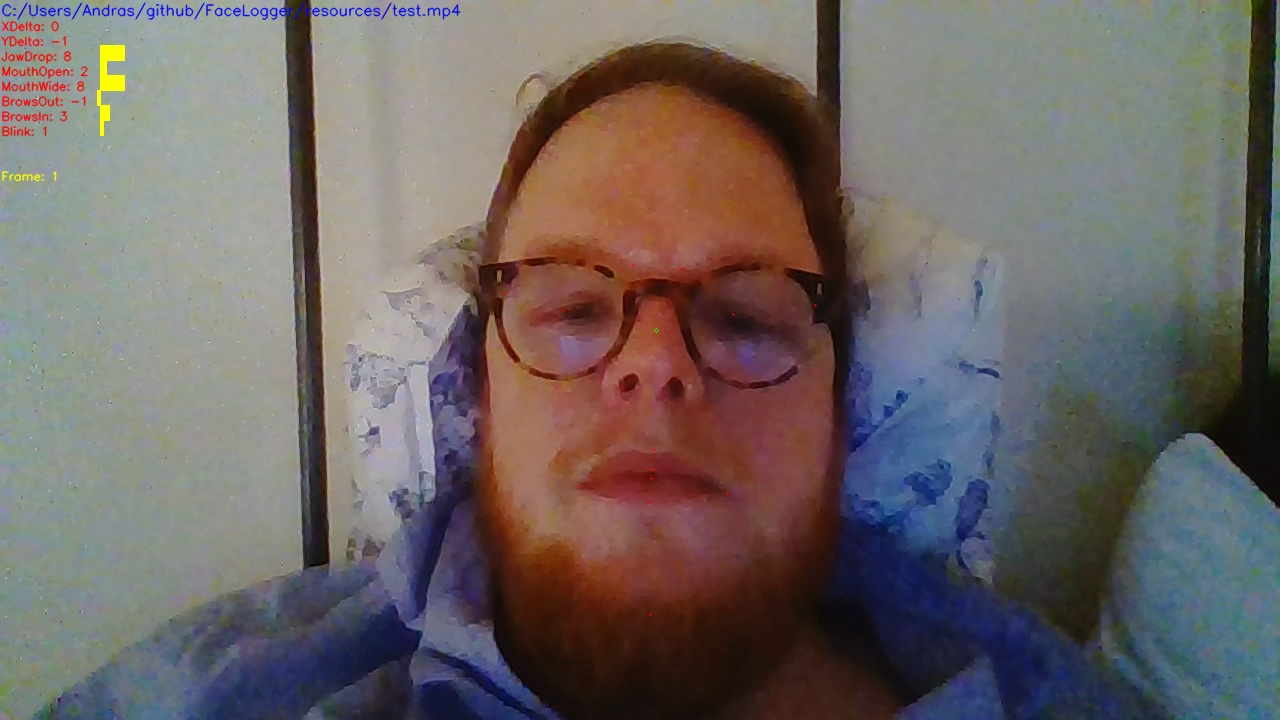
#> input picture resources/TrackedVideo_test/TrackedVideo_test_1.jpg, 1280 x 720 px, given in place of a.jpg, which was not available
$ python face_log.py
#> lines starting #> are read from the running program, lines starting #| are printed output that depends on the picture; pictures that were not available may be replaced by others from this repository, and a replacement may not be noted
### resources/older/pipetesting/mptracking_files.py
import cv2 as cv
import os
import csv
import numpy as np
import mediapipe as mp

import tkinter as tk
from tkinter import *
from tkinter import Label
from PIL import Image, ImageTk

import open_files


# [10 lines of commented-out code are left out]


global frame
global img
# [348 lines left out: function tracking_function, not called in this run]

global frame
img = cv.imread(r"C:\Users\Andras\Desktop\a.jpg")
#> img is the input picture: shape (720, 1280, 3); mean B, G, R 100.2, 101.8, 109.9
frame = img

def redrawing_function(win):

    img = frame
    width = 760
    height = int((width / img.shape[1] ) *img.shape[0])
    dim = (width, height)
    image= cv.resize(img, dim)
    blue,green,red = cv.split(image)
    image = cv.merge((red,green,blue))
    im = Image.fromarray(image)
    CATCH = ImageTk.PhotoImage(image=im)

    #labelparam.config(image=CATCH)
    win.create_image(0, 0, image=CATCH, anchor=NW)
    win.image=CATCH

### resources/older/pipetesting/face_log.py
import tkinter as tk

from tkinter import ttk
from tkinter import filedialog as fd
from tkinter.messagebox import showinfo
from tkinter import StringVar
from tkinter import Label
from tkinter import NW, Tk, Canvas, PhotoImage
from PIL import Image, ImageTk
import cv2 as cv

import open_files
import mptracking_files


# import normalization

from pathlib import *


current_dir = Path.cwd()
home_dir = Path.home()
#print(current_dir)
#print(home_dir)


import os
#from config.definitions import ROOT_DIR
#ROOT_DIR = os.path.realpath(os.path.join(os.path.dirname(__file__), '..'))
#print(os.path.join(ROOT_DIR, 'face.ico'))

# create the root window
global root
root = tk.Tk()
root.title('Face Logger MEDIAPIPE2FACS')
root.resizable(False, False)
root.geometry('800x600')
#this changes the favicon just coz
root.iconbitmap(os.path.join(current_dir, 'face.ico'))


#this only sets the background to grey
def rgb_hack(rgb):
    return "#%02x%02x%02x" % rgb

root.config(bg=rgb_hack((51, 51, 51)))

#creating labels


video_label_name= StringVar()
video_label_name.set("")
video_label = Label(root, text = video_label_name.get())
video_label.place(x=250, y=20)
video_label.config(bg=rgb_hack((51, 51, 51)), fg='#fff')

track_label_name= StringVar()
track_label_name.set("")
track_label = Label(root, text = track_label_name.get())
track_label.place(x=250, y=50)
track_label.config(bg=rgb_hack((51, 51, 51)), fg='#fff')


##### variables for from the selected files
open_files.video_file_name = "0"


#video and refreshing
img = cv.imread(r"C:\Users\Andras\Desktop\a.jpg")
width = 760
height = int((width / img.shape[1] ) *img.shape[0])
#> height = 427
dim = (width, height)
#> dim = (760, 427)
img2= cv.resize(img, dim)
blue,green,red = cv.split(img2)
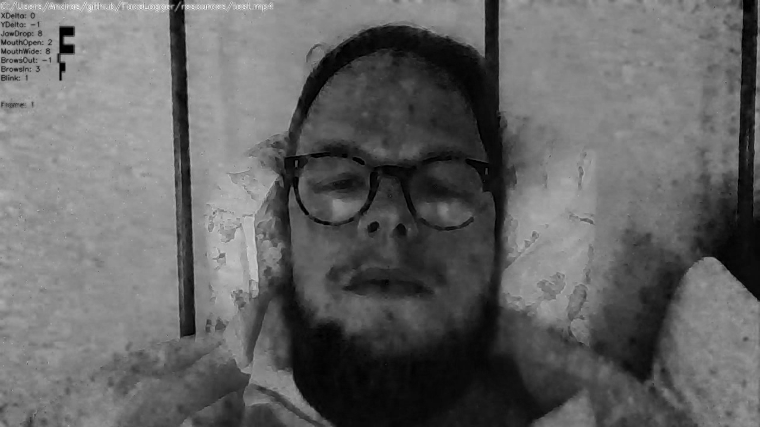
#> blue: shape (427, 760); min 0, max 250, mean 100.1
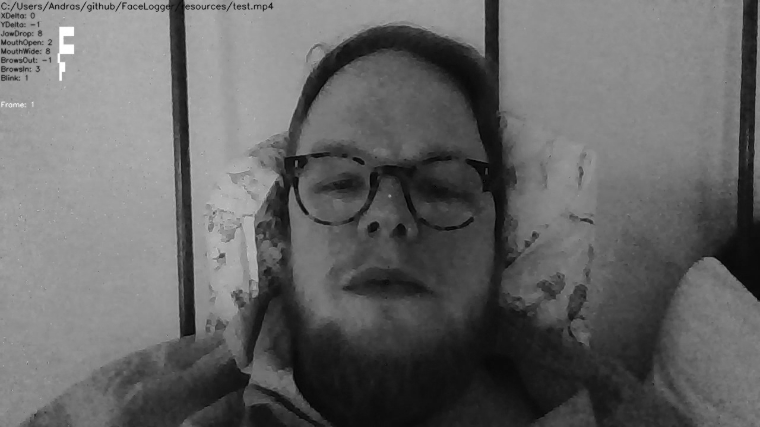
#> green: shape (427, 760); min 2, max 255, mean 101.7
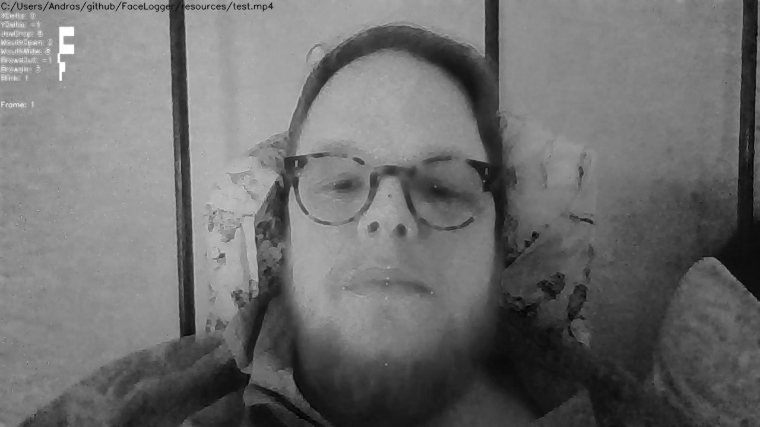
#> red: shape (427, 760); min 1, max 255, mean 109.8
img2 = cv.merge((red,green,blue))
im = Image.fromarray(img2)
CATCH = ImageTk.PhotoImage(image=im)


# image_label = tk.Label(root, image=CATCH)
# image_label.place(x=20, y=80)
# secret = image_label

# # Canvas to display the rectangle
win = tk.Canvas(root, width=760, height=400)
win.place(x=20, y=80)
win.create_image(0, 0, image=CATCH, anchor=NW)
win.image= CATCH


def update():
    mptracking_files.redrawing_function(win)
    # 40ms , calling the same function again and again.
    root.after(40, update)


update()


# video button
video_button = ttk.Button(
    root,
    text='Open video file',
    command= lambda: open_files.select_video_file(video_label),
    width = 20
)
video_button.place(x=20, y=20)


# track button
track_button = ttk.Button(
    root,
    text='Track video',
    command= lambda: mptracking_files.tracking_function(open_files.video_file_name, track_label),
    width = 20
)

track_button.place(x=20, y=50)


# [9 lines of commented-out code are left out]
root.mainloop()
